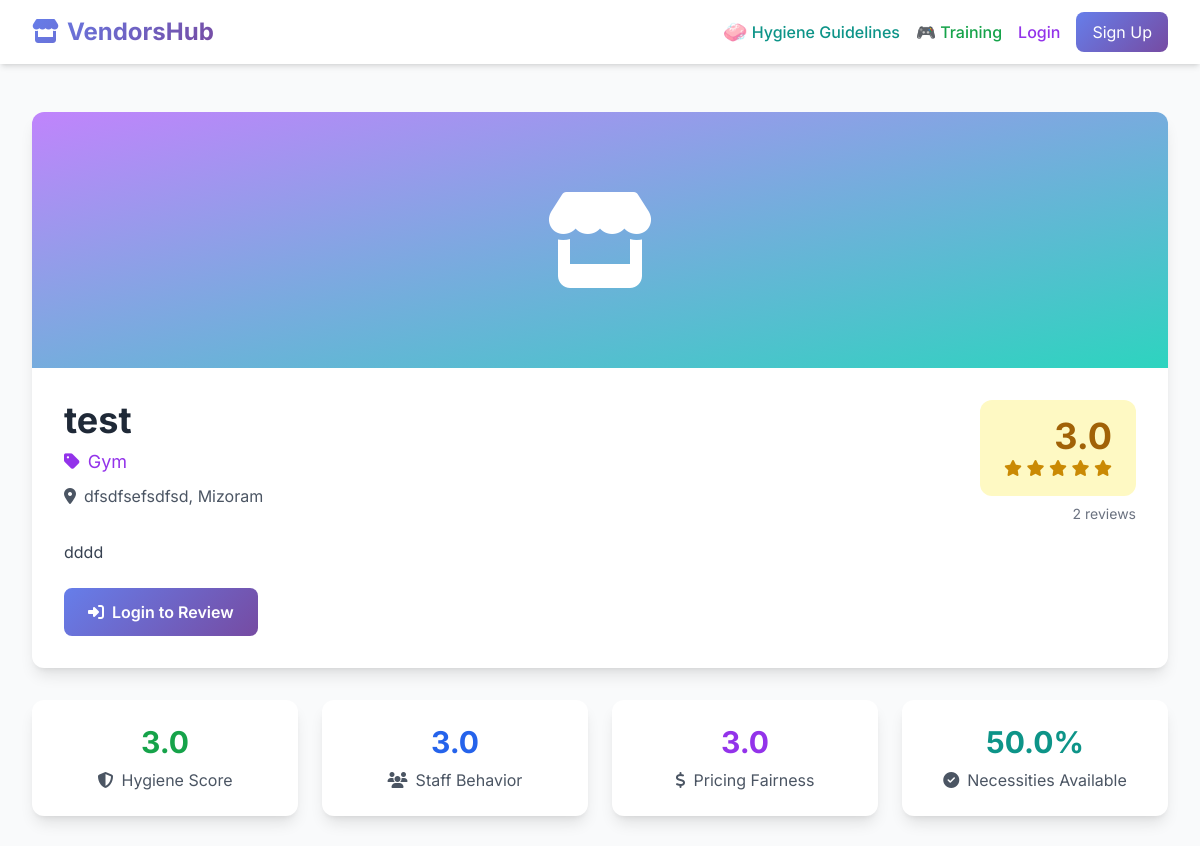
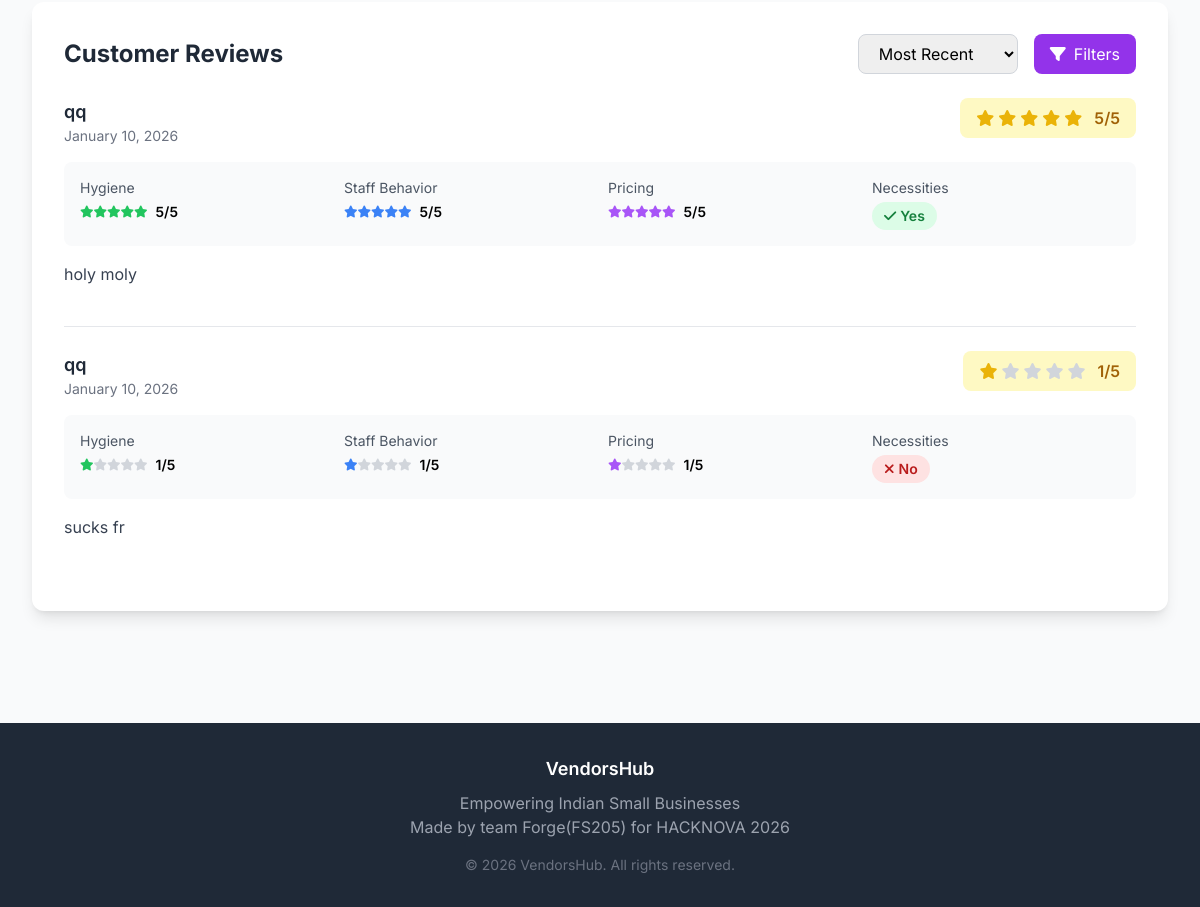
The app's page /vendor/1 with its own data (2 pictures, top to bottom).
### app.py (models this page shows)
class Vendor(db.Model):
    id = db.Column(db.Integer, primary_key=True)
    user_id = db.Column(db.Integer, db.ForeignKey('user.id'), nullable=False)
    business_name = db.Column(db.String(200), nullable=False)
    category = db.Column(db.String(50), nullable=False)
    description = db.Column(db.Text)
    state = db.Column(db.String(50), nullable=False)
    city = db.Column(db.String(100), nullable=False)
    address = db.Column(db.Text)
    image_path = db.Column(db.String(300))
    created_at = db.Column(db.DateTime, default=datetime.today)
    reviews = db.relationship('Review', backref='vendor', lazy=True)

class Review(db.Model):
    id = db.Column(db.Integer, primary_key=True)
    vendor_id = db.Column(db.Integer, db.ForeignKey('vendor.id'), nullable=False)
    customer_id = db.Column(db.Integer, db.ForeignKey('user.id'), nullable=False)
    hygiene_rating = db.Column(db.Integer, nullable=False)
    necessities_available = db.Column(db.Boolean, nullable=False)
    staff_rating = db.Column(db.Integer, nullable=False)
    pricing_rating = db.Column(db.Integer, nullable=False)
    overall_rating = db.Column(db.Integer, nullable=False)
    text = db.Column(db.Text)
    image_path = db.Column(db.String(300))
    created_at = db.Column(db.DateTime, default=datetime.today)

class User(UserMixin, db.Model):
    id = db.Column(db.Integer, primary_key=True)
    name = db.Column(db.String(100), nullable=False)
    email = db.Column(db.String(120), unique=True, nullable=False)
    password_hash = db.Column(db.String(200), nullable=False)
    role = db.Column(db.String(20), nullable=False)  # 'vendor' or 'customer'
    created_at = db.Column(db.DateTime, default=datetime.today)
    vendor = db.relationship('Vendor', backref='user', uselist=False)
    reviews = db.relationship('Review', backref='customer', lazy=True)

### app.py (the view)
@app.route('/vendor/<int:vendor_id>')
def vendor_profile(vendor_id):
    vendor = Vendor.query.get_or_404(vendor_id)
    sort_by = request.args.get('sort', 'recent')
    hygiene_filter = request.args.get('hygiene')
    staff_filter = request.args.get('staff')
    pricing_filter = request.args.get('pricing')
    necessities_filter = request.args.get('necessities')
    reviews = Review.query.filter_by(vendor_id=vendor_id)
    if hygiene_filter:
        reviews = reviews.filter(Review.hygiene_rating >= int(hygiene_filter))
    if staff_filter:
        reviews = reviews.filter(Review.staff_rating >= int(staff_filter))
    if pricing_filter:
        reviews = reviews.filter(Review.pricing_rating >= int(pricing_filter))
    if necessities_filter:
        reviews = reviews.filter_by(necessities_available=(necessities_filter == 'yes'))
    if sort_by == 'highest':
        reviews = reviews.order_by(Review.overall_rating.desc())
    elif sort_by == 'lowest':
        reviews = reviews.order_by(Review.overall_rating.asc())
    else:
        reviews = reviews.order_by(Review.created_at.desc())
    reviews = reviews.all()
    avg_rating = db.session.query(db.func.avg(Review.overall_rating)).filter_by(vendor_id=vendor_id).scalar()
    avg_hygiene = db.session.query(db.func.avg(Review.hygiene_rating)).filter_by(vendor_id=vendor_id).scalar()
    avg_staff = db.session.query(db.func.avg(Review.staff_rating)).filter_by(vendor_id=vendor_id).scalar()
    avg_pricing = db.session.query(db.func.avg(Review.pricing_rating)).filter_by(vendor_id=vendor_id).scalar()
    necessities_yes = Review.query.filter_by(vendor_id=vendor_id, necessities_available=True).count()
    total_reviews = len(Review.query.filter_by(vendor_id=vendor_id).all())
    stats = {
        'avg_rating': round(avg_rating, 1) if avg_rating else 0,
        'avg_hygiene': round(avg_hygiene, 1) if avg_hygiene else 0,
        'avg_staff': round(avg_staff, 1) if avg_staff else 0,
        'avg_pricing': round(avg_pricing, 1) if avg_pricing else 0,
        'necessities_percent': round((necessities_yes / total_reviews * 100), 1) if total_reviews > 0 else 0,
        'total_reviews': total_reviews
    }
    return render_template('vendor_profile.html', vendor=vendor, reviews=reviews, stats=stats)

### templates/vendor_profile.html (shortened to what this page needs)
{% extends "base.html" %}
{% block content %}
<div class="max-w-7xl mx-auto px-4 sm:px-6 lg:px-8 py-12">
    <div class="bg-white rounded-xl shadow-lg overflow-hidden mb-8">
        {% if vendor.image_path %}
            <img src="{{ url_for('static', filename='uploads/' + vendor.image_path) }}"
                 alt="{{ vendor.business_name }}"
                 class="w-full h-64 object-cover">
        {% else %}
            <div class="w-full h-64 bg-gradient-to-br from-purple-400 to-teal-400 flex items-center justify-center">
                <i class="fas fa-store text-white text-8xl"></i>
            </div>
        {% endif %}
        <div class="p-8">
            <div class="flex justify-between items-start mb-4">
                <div>
                    <h1 class="text-4xl font-bold text-gray-800 mb-2">{{ vendor.business_name }}</h1>
                    <p class="text-purple-600 text-lg mb-2">
                        <i class="fas fa-tag mr-2"></i>{{ vendor.category }}
                    </p>
                    <p class="text-gray-600">
                        <i class="fas fa-map-marker-alt mr-2"></i>{{ vendor.address or '' }}{{ vendor.city }}, {{ vendor.state }}
                    </p>
                </div>
                <div class="text-right">
                    <div class="bg-yellow-100 px-6 py-4 rounded-xl mb-2">
                        <div class="text-4xl font-bold text-yellow-700">{{ stats.avg_rating }}</div>
                        <div class="text-yellow-600">
                            <i class="fas fa-star"></i>
                            <i class="fas fa-star"></i>
                            <i class="fas fa-star"></i>
                            <i class="fas fa-star"></i>
                            <i class="fas fa-star"></i>
                        </div>
                    </div>
                    <p class="text-sm text-gray-500">{{ stats.total_reviews }} reviews</p>
                </div>
            </div>
            {% if vendor.description %}
                <p class="text-gray-700 mb-6">{{ vendor.description }}</p>
            {% endif %}
            {% if current_user.is_authenticated and current_user.role == 'customer' %}
                <a href="{{ url_for('add_review', vendor_id=vendor.id) }}"
                   class="gradient-bg text-white px-6 py-3 rounded-lg font-semibold hover:opacity-90 transition inline-block">
                    <i class="fas fa-star mr-2"></i>Write a Review
                </a>
            {% elif not current_user.is_authenticated %}
                <a href="{{ url_for('login') }}"
                   class="gradient-bg text-white px-6 py-3 rounded-lg font-semibold hover:opacity-90 transition inline-block">
                    <i class="fas fa-sign-in-alt mr-2"></i>Login to Review
                </a>
            {% endif %}
        </div>
    </div>
    <div class="grid grid-cols-1 md:grid-cols-4 gap-6 mb-8">
        <div class="bg-white rounded-xl shadow-lg p-6 text-center">
            <div class="text-3xl font-bold text-green-600 mb-2">{{ stats.avg_hygiene }}</div>
            <div class="text-gray-600">
                <i class="fas fa-shield-alt mr-2"></i>Hygiene Score
            </div>
        </div>
        <div class="bg-white rounded-xl shadow-lg p-6 text-center">
            <div class="text-3xl font-bold text-blue-600 mb-2">{{ stats.avg_staff }}</div>
            <div class="text-gray-600">
                <i class="fas fa-users mr-2"></i>Staff Behavior
            </div>
        </div>
        <div class="bg-white rounded-xl shadow-lg p-6 text-center">
            <div class="text-3xl font-bold text-purple-600 mb-2">{{ stats.avg_pricing }}</div>
            <div class="text-gray-600">
                <i class="fas fa-dollar-sign mr-2"></i>Pricing Fairness
            </div>
        </div>
        <div class="bg-white rounded-xl shadow-lg p-6 text-center">
            <div class="text-3xl font-bold text-teal-600 mb-2">{{ stats.necessities_percent }}%</div>
            <div class="text-gray-600">
                <i class="fas fa-check-circle mr-2"></i>Necessities Available
            </div>
        </div>
    </div>
    <div class="bg-white rounded-xl shadow-lg p-8">
        <div class="flex justify-between items-center mb-6">
            <h2 class="text-2xl font-bold text-gray-800">Customer Reviews</h2>
            <div class="flex gap-4">
                <select id="sortSelect" class="px-4 py-2 border border-gray-300 rounded-lg focus:outline-none focus:ring-2 focus:ring-purple-500">
                    <option value="recent">Most Recent</option>
                </select>
                <button id="filterBtn" class="bg-purple-600 hover:bg-purple-700 text-white px-4 py-2 rounded-lg transition">
                    <i class="fas fa-filter mr-2"></i>Filters
                </button>
            </div>
        </div>
        {% if reviews %}
            <div id="reviewsList" class="space-y-6">
                {% for review in reviews %}
                    <div class="review-card border-b pb-6 last:border-b-0">
                        <div class="flex justify-between items-start mb-4">
                            <div>
                                <p class="font-semibold text-gray-800 text-lg">{{ review.customer.name }}</p>
                                <p class="text-sm text-gray-500">{{ review.created_at.strftime('%B %d, %Y') }}</p>
                            </div>
                            <div class="bg-yellow-100 px-4 py-2 rounded-lg">
                                <div class="flex items-center gap-1">
                                    {% for i in range(5) %}
                                        <i class="fas fa-star {% if i < review.overall_rating %}text-yellow-500{% else %}text-gray-300{% endif %}"></i>
                                    {% endfor %}
                                    <span class="ml-2 font-semibold text-yellow-700">{{ review.overall_rating }}/5</span>
                                </div>
                            </div>
                        </div>
                        <div class="grid grid-cols-2 md:grid-cols-4 gap-4 mb-4 bg-gray-50 rounded-lg p-4">
                            <div>
                                <p class="text-sm text-gray-600 mb-1">Hygiene</p>
                                <div class="flex items-center">
                                    {% for i in range(5) %}
                                        <i class="fas fa-star text-xs {% if i < review.hygiene_rating %}text-green-500{% else %}text-gray-300{% endif %}"></i>
                                    {% endfor %}
                                    <span class="ml-2 text-sm font-semibold">{{ review.hygiene_rating }}/5</span>
                                </div>
                            </div>
                            <div>
                                <p class="text-sm text-gray-600 mb-1">Staff Behavior</p>
                                <div class="flex items-center">
                                    {% for i in range(5) %}
                                        <i class="fas fa-star text-xs {% if i < review.staff_rating %}text-blue-500{% else %}text-gray-300{% endif %}"></i>
                                    {% endfor %}
                                    <span class="ml-2 text-sm font-semibold">{{ review.staff_rating }}/5</span>
                                </div>
                            </div>
                            <div>
                                <p class="text-sm text-gray-600 mb-1">Pricing</p>
                                <div class="flex items-center">
                                    {% for i in range(5) %}
                                        <i class="fas fa-star text-xs {% if i < review.pricing_rating %}text-purple-500{% else %}text-gray-300{% endif %}"></i>
                                    {% endfor %}
                                    <span class="ml-2 text-sm font-semibold">{{ review.pricing_rating }}/5</span>
                                </div>
                            </div>
                            <div>
                                <p class="text-sm text-gray-600 mb-1">Necessities</p>
                                <span class="inline-block px-3 py-1 rounded-full text-sm font-semibold {% if review.necessities_available %}bg-green-100 text-green-700{% else %}bg-red-100 text-red-700{% endif %}">
                                    {% if review.necessities_available %}
                                        <i class="fas fa-check mr-1"></i>Yes
                                    {% else %}
                                        <i class="fas fa-times mr-1"></i>No
                                    {% endif %}
                                </span>
                            </div>
                        </div>
                        {% if review.text %}
                            <p class="text-gray-700 mb-4">{{ review.text }}</p>
                        {% endif %}
                    </div>
                {% endfor %}
            </div>
        {% else %}
            <div class="text-center py-12">
                <i class="fas fa-comments text-gray-300 text-6xl mb-4"></i>
                <p class="text-gray-500 text-lg">No reviews yet</p>
                <p class="text-gray-400">Be the first to review this business!</p>
            </div>
        {% endif %}
    </div>
</div>
{% endblock %}

### templates/base.html (shortened to what this page needs)
<!DOCTYPE html>
<html lang="en">
<head>
    <script src="https://cdn.tailwindcss.com"></script>
    <link rel="stylesheet" href="https://cdnjs.cloudflare.com/ajax/libs/font-awesome/6.4.0/css/all.min.css">
</head>
<body class="bg-gray-50">
    <nav class="bg-white shadow-md">
        <div class="max-w-7xl mx-auto px-4 sm:px-6 lg:px-8">
            <div class="flex justify-between h-16">
                <div class="flex items-center">
                    <a href="/" class="text-2xl font-bold gradient-text">
                        <i class="fas fa-store mr-2"></i>VendorsHub
                    </a>
                </div>
                <div class="flex items-center space-x-4">
                    <a href="{{ url_for('hygiene_guidelines') }}" class="text-teal-600 hover:text-teal-700 font-medium flex items-center">
                        <span class="text-xl mr-1">🧼</span> Hygiene Guidelines
                    </a>
                    <a href="/training" class="text-green-600 hover:text-green-700 font-medium">
                        🎮 Training
                    </a>
                    {% if current_user.is_authenticated %}
                        <span class="text-gray-700">Hello, {{ current_user.name }}</span>
                        {% if current_user.role == 'vendor' %}
                            <a href="{{ url_for('vendor_dashboard') }}" class="text-purple-600 hover:text-purple-700">
                                <i class="fas fa-dashboard mr-1"></i>Dashboard
                            </a>
                        {% endif %}
                        <a href="{{ url_for('logout') }}" class="bg-red-500 hover:bg-red-600 text-white px-4 py-2 rounded-lg transition">
                            Logout
                        </a>
                    {% else %}
                        <a href="{{ url_for('login') }}" class="text-purple-600 hover:text-purple-700 font-medium">
                            Login
                        </a>
                        <a href="{{ url_for('register') }}" class="gradient-bg text-white px-4 py-2 rounded-lg hover:opacity-90 transition">
                            Sign Up
                        </a>
                    {% endif %}
                </div>
            </div>
        </div>
    </nav>
    <main>
        {% block content %}{% endblock %}
    </main>
    <footer class="bg-gray-800 text-white mt-16">
        <div class="max-w-7xl mx-auto px-4 sm:px-6 lg:px-8 py-8">
            <div class="text-center">
                <p class="text-lg font-semibold mb-2">VendorsHub</p>
                <p class="text-gray-400">Empowering Indian Small Businesses</p>
                <p class="text-gray-400">Made by team Forge(FS205) for HACKNOVA 2026</p>
                <p class="text-gray-500 text-sm mt-4">&copy; 2026 VendorsHub. All rights reserved.</p>
            </div>
        </div>
    </footer>
</body>
</html>

### records on screen
Vendor: business_name "test", category "Gym", address "dfsdfs", city "efsdfsd", state "Mizoram", description "dddd"
Review: customer.name "qq", created_at "January 10, 2026", overall_rating "5", hygiene_rating "5", staff_rating "5", pricing_rating "5", necessities_available True (drawn), text "holy moly"
Review: customer.name "qq", created_at "January 10, 2026", overall_rating "1", hygiene_rating "1", staff_rating "1", pricing_rating "1", necessities_available False (drawn), text "sucks fr"

### other values on screen
{{ stats.avg_rating }} "3.0"
{{ stats.total_reviews }} "2"
{{ stats.avg_hygiene }} "3.0"
{{ stats.avg_staff }} "3.0"
{{ stats.avg_pricing }} "3.0"
{{ stats.necessities_percent }} "50.0"
